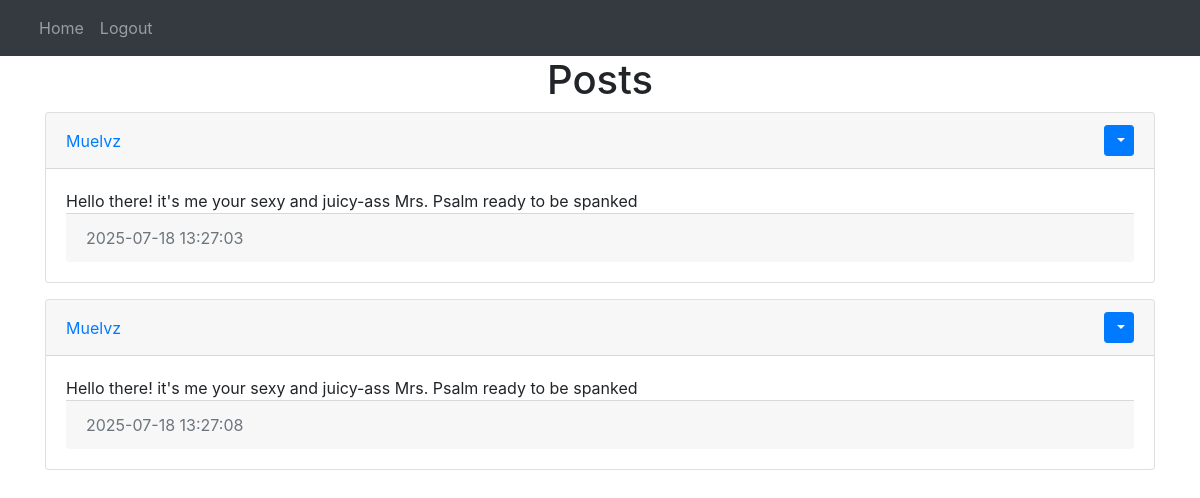
The page /home (signed in) on the database as committed earlier.
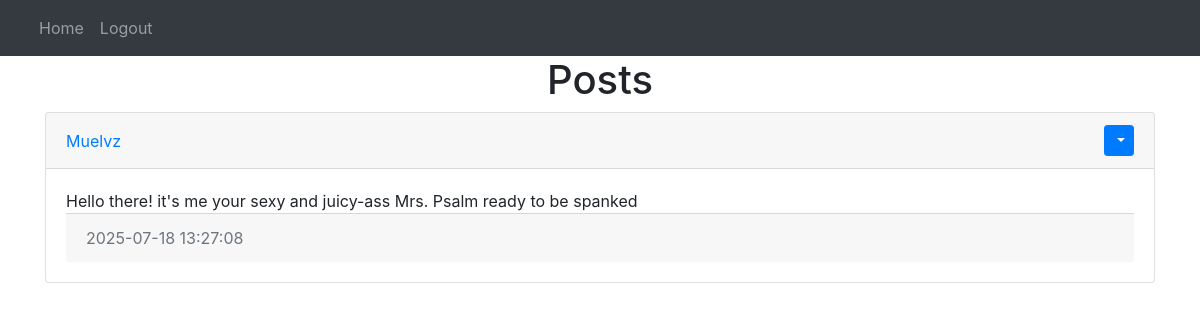
The same page on the database as committed later.
### website/models.py (models this page shows)
class Post(db.Model):
    id = db.Column(db.Integer, primary_key=True)
    text = db.Column(db.Text, nullable=False)
    date_created = db.Column(db.DateTime(timezone=True), default=func.now())
    author = db.Column(db.Integer, db.ForeignKey('user.id', ondelete="CASCADE"), nullable=False)

class User(db.Model, UserMixin):
    id = db.Column(db.Integer, primary_key=True)
    email = db.Column(db.String(160), unique=True)
    username = db.Column(db.String(160), unique=True)
    password = db.Column(db.String(160))
    date_created = db.Column(db.DateTime(timezone=True), default=func.now())
    posts = db.relationship("Post", backref="user", passive_deletes=True)

### website/views.py (the view)
@views.route("/")
@views.route("/home")
@login_required
def home():
    posts = Post.query.all()
    return render_template("home.html", user=current_user, posts=posts)

### website/__init__.py (called while the page is built)
def create_app():
    app = Flask(__name__)
    app.config['SECRET_KEY'] = "helloworld"
    app.config["SQLALCHEMY_DATABASE_URI"] = f"sqlite:///{DB_NAME}"
    db.init_app(app)
    from .views import views
    from .auth import auth
    app.register_blueprint(views, url_prefix="/")
    app.register_blueprint(auth, url_prefix="/")
    from .models import User, Post
    create_database(app)
    login_manager = LoginManager()
    login_manager.login_view = "auth.login"
    login_manager.init_app(app)
    @login_manager.user_loader
    def load_user(id):
        return User.query.get(int(id))
    return app

### website/templates/home.html (shortened to what this page needs)
{% extends 'base.html' %}
    {% block content %}
        <h1 align="center">Posts</h1>
        <div id="posts">
            {% for post in posts %}
                <div class="card mb-3">
                    <div class="card-header d-flex justify-content-between align-items-center">
                    <a href="/post/{{post.user.username}}">{{post.user.username}}</a>
                    {% if user.id == post.author %}
                        <div class="btn-group">
                            <button type="button" class="btn btn-sm btn-primary dropdown-toggle" data-toggle="dropdown" aria-haspopup="true" aria-expanded="false">
                            </button>
                        </div>
                    {% endif %}
                </div>
                    <div class="card-body">
                        <div class="card-text">
                            {{post.text}}
                        </div>
                        <div class="card-footer text-muted">
                            {{post.date_created}}
                        </div>
                    </div>
                </div>
            {% endfor %}
            <br>
        </div>
    {% endblock %}

### website/templates/base.html (shortened to what this page needs)
<!DOCTYPE html>
<html lang="en">
<head>
    <link rel="stylesheet" href="https://cdn.jsdelivr.net/npm/bootstrap@4.0.0/dist/css/bootstrap.min.css">
</head>
    <body>
        <nav class="navbar navbar-expand-lg navbar-dark bg-dark">
            <div class="container-fluid">
                <div class="collapse navbar-collapse" id="navbar">
                    <div class="navbar-nav">
                        <a class="nav-item nav-link" href="/home">Home</a>
                        {% if user.is_authenticated %}
                            <a class="nav-item nav-link" href="/logout">Logout</a>
                        {% else %}
                            <a class="nav-item nav-link" href="/sign-up">Sign up</a>
                            <a class="nav-item nav-link" href="/login">Login</a>
                        {% endif %}
                    </div>
                </div>
            </div>
        </nav>
        <div class="container">
            {% block content %}
            {% endblock %}
        </div>
    </body>
</html>

Rows that differ between the two databases and show on the page:
removed Post: user.username "Muelvz", text "Hello there! it's me your sexy and juicy-ass Mrs. Psalm ready to be spanked", date_created "2025-07-18 13:27:03"
